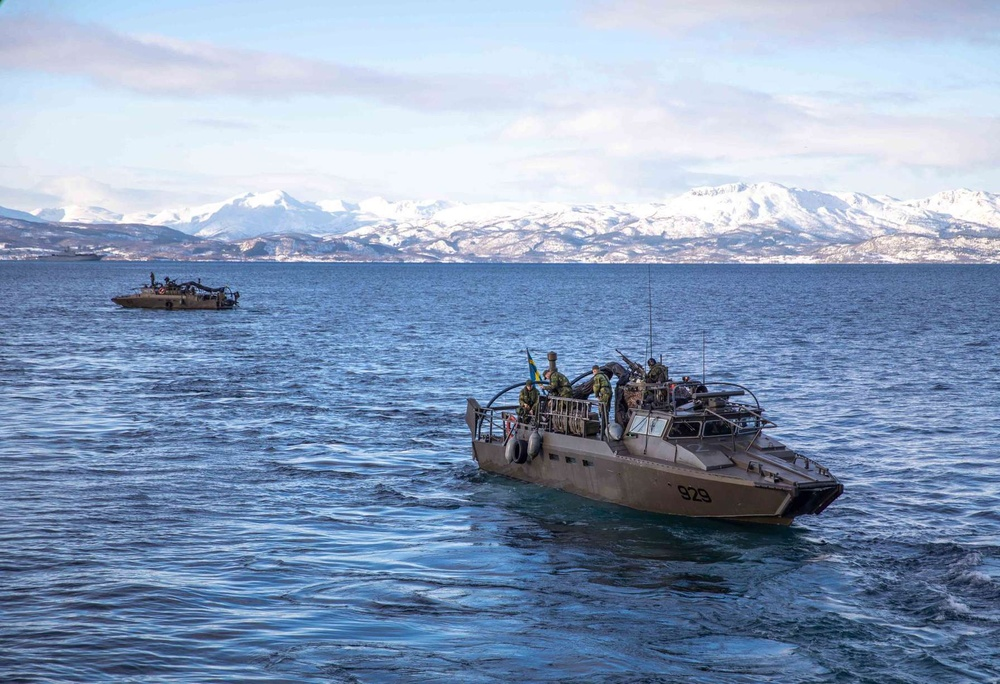
#> input picture image4.jpg, 1000 x 684 px, shrunk from 1792 x 1226 before the run
$ python index.py
#> lines starting #> are read from the running program, lines starting #| are printed output that depends on the picture
import numpy as np
import matplotlib.pyplot as plt
from PIL import Image
from collections import Counter

img = Image.open("image4.jpg")
#> img is the input picture: PIL image 1000x684 RGB; mean R, G, B 137, 156.7, 185.3
img = img.convert("RGB")

colors = img.getdata()

# Round colors so that similar colors are registered as the same
def round_color(color, precision=50):
    return tuple(int(round(c / precision) * precision) for c in color)


rounded_colors = [round_color(color) for color in colors]
#> rounded_colors = 684000 items

color_counts = Counter(rounded_colors)
#> color_counts = 63 items

# Thresholds so that all colors that show too much or too little are ignored, makes a more unique palette
pixels = img.width * img.height
#> pixels = 684000
pick_scale = 20
threshold_min = (pixels / pick_scale) / 10
#> threshold_min = 3420
threshold_max = pixels / pick_scale
#> threshold_max = 34200

# Count how many colors there are left after thresholds have purged them
filtered_color_counts = {
    color: count
    for color, count in color_counts.items()
    if threshold_min < count < threshold_max
}
#> filtered_color_counts = 11 items

# Get the 7 most frequent colors from the purged list
top_colors = dict(
    sorted(filtered_color_counts.items(), key=lambda item: item[1], reverse=True)[:7]
)
#> top_colors = {(50, 100, 100): 28092, (50, 50, 100): 27823, (100, 150, 150): 24274, (50, 50, 50): 22438, (150, 200, 200): 19189, (200, 200, 200): 17703, (150, 200, 250): 15031}

# Create a canvas to display the result
canvas_width = 800
canvas_height = 600
canvas = np.zeros((canvas_height, canvas_width, 3), dtype=np.uint8)

num_top_colors = len(top_colors)
#> num_top_colors = 7
bar_width = canvas_width // num_top_colors
#> bar_width = 114

x_position = 0
for color, count in top_colors.items():
    canvas[:, x_position : x_position + bar_width] = color
    x_position += bar_width
#> this loop made 7 passes
#> (color, count, x_position) on passes 1 to 7: ((50, 100, 100), 28092, 114), ((50, 50, 100), 27823, 228), ((100, 150, 150), 24274, 342), ((50, 50, 50), 22438, 456), ((150, 200, 200), 19189, 570), ((200, 200, 200), 17703, 684), ((150, 200, 250), 15031, 798)
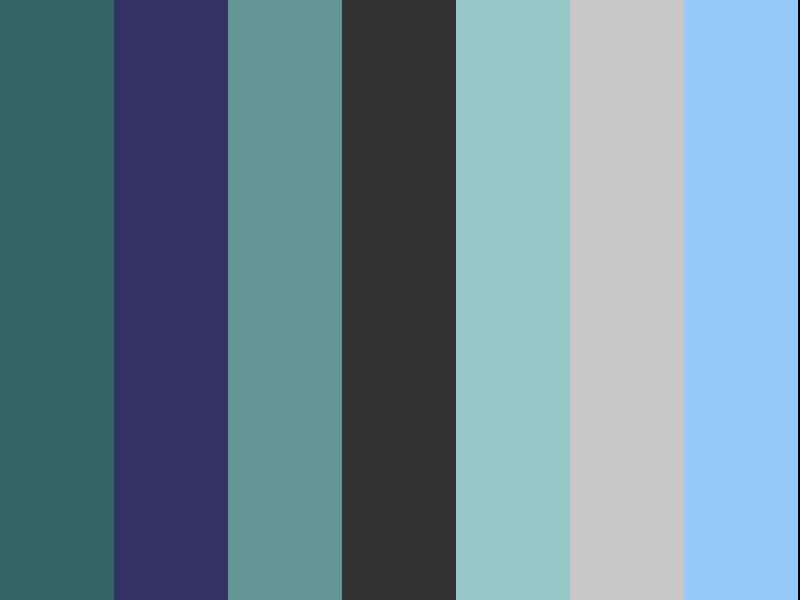
#> canvas: shape (600, 800, 3); mean of channels 0, 1, 2 106.9, 135.4, 149.6; drawn as R, G, B
#> after the loop, x_position = 798

plt.imshow(canvas)
plt.axis("off")
plt.show()

$ run again, with image2.jpg copied over image4.jpg
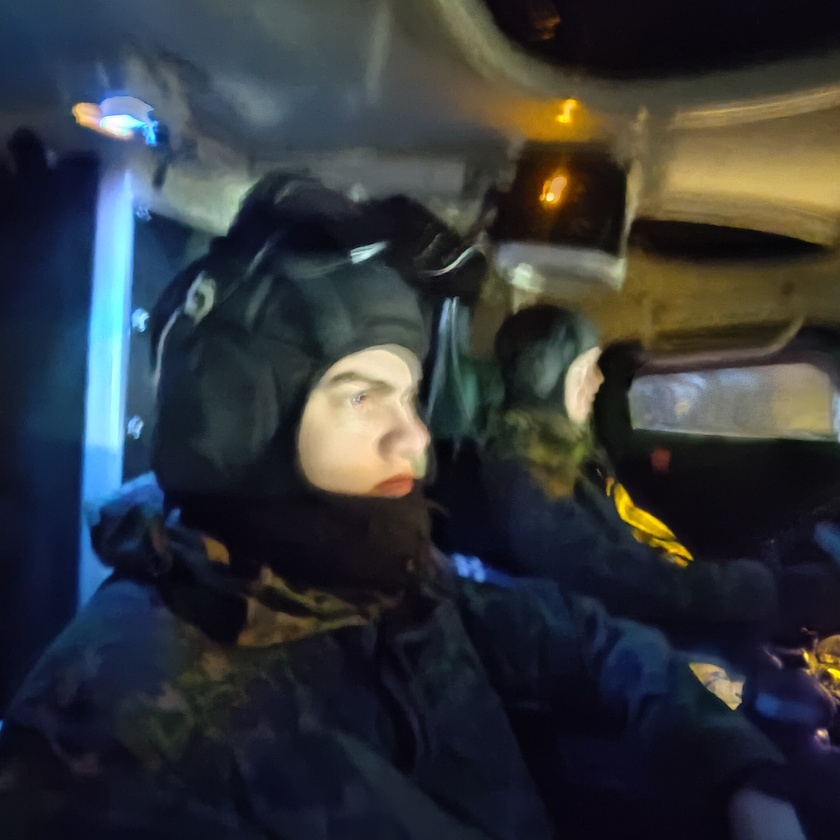
#> input picture image2.jpg, 840 x 840 px, shrunk from 2067 x 2067 before the run
#> img is the input picture: PIL image 840x840 RGB; mean R, G, B 50, 53.6, 57.9
#> rounded_colors = 705600 items
#> color_counts = 92 items
#> filtered_color_counts = 14 items
#> top_colors = {(100, 100, 100): 31923, (50, 100, 100): 28510, (0, 50, 100): 11441, (150, 150, 100): 11420, (50, 50, 0): 9596, (100, 50, 50): 8372, (150, 100, 50): 8111}
#> num_top_colors = 7
#> bar_width = 114
#> the loop `for color, count in top_colors.items():` made 7 passes
#> (color, count, x_position) on passes 1 to 7: ((100, 100, 100), 31923, 114), ((50, 100, 100), 28510, 228), ((0, 50, 100), 11441, 342), ((150, 150, 100), 11420, 456), ((50, 50, 0), 9596, 570), ((100, 50, 50), 8372, 684), ((150, 100, 50), 8111, 798)
#> after the loop `for color, count in top_colors.items():`:
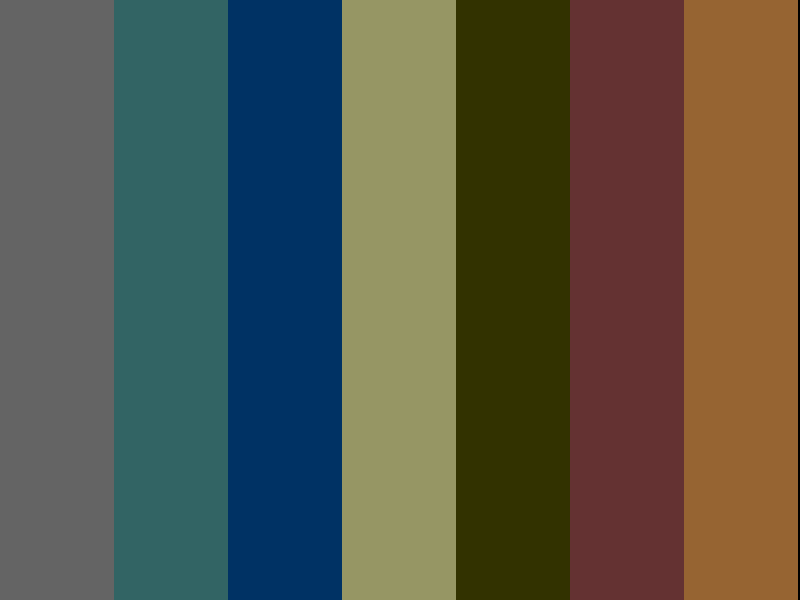
#> canvas: shape (600, 800, 3); mean of channels 0, 1, 2 85.5, 85.5, 71.2; drawn as R, G, B
#> after the loop `for color, count in top_colors.items():`: x_position = 798
